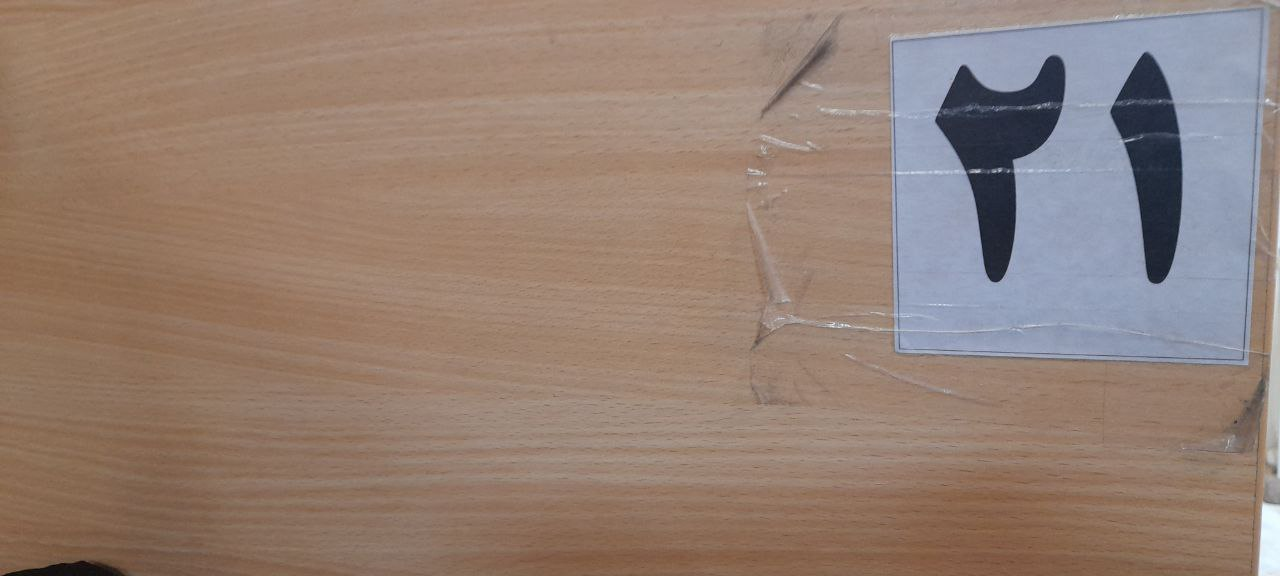
#> input picture data/sample_num.png, 1280 x 576 px, found by its file name
$ python app_adap.py
#> lines starting #> are read from the running program, lines starting #| are printed output that depends on the picture; after the words box and inside, x2 and y2 are one past the last pixel; in counts of white or black regions, pixels touching at a corner belong together
import os
import cv2

img = cv2.imread(os.path.join('.' , 'data' , 'sample_num.png'))
#> img is the input picture: shape (576, 1280, 3); mean B, G, R 115.7, 127.1, 147.8

img_gray = cv2.cvtColor(img , cv2.COLOR_BGR2GRAY)
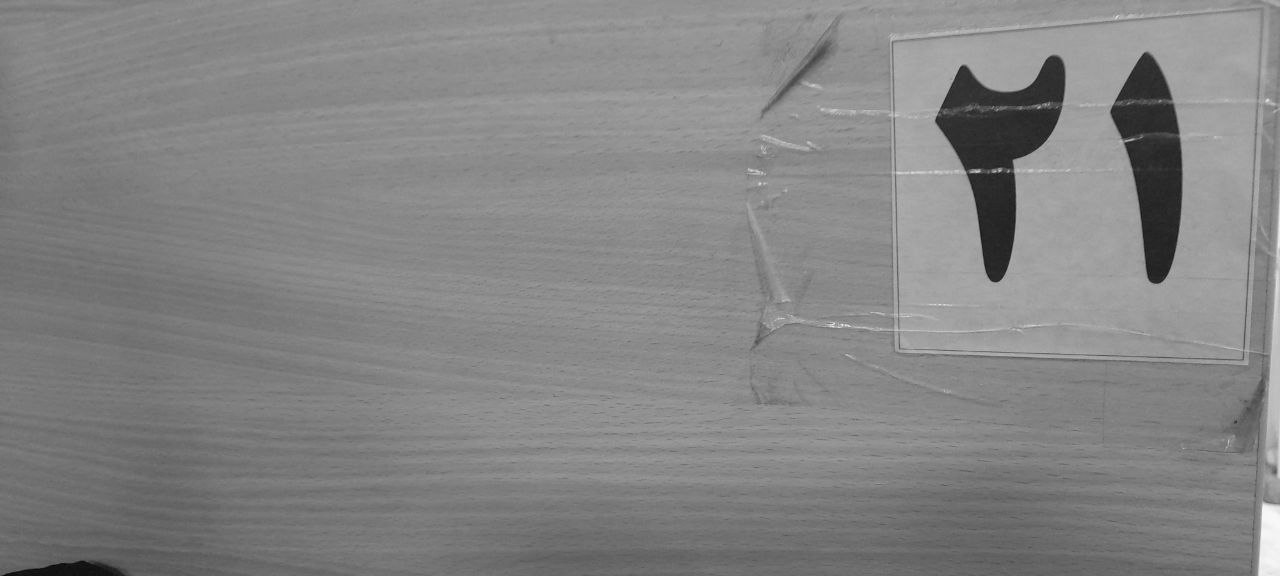
#> img_gray: shape (576, 1280); min 3, max 250, mean 132


# below this number would be 0 cuase of binary trsh
threshold = 80

cap = 255

ret , img_thrs = cv2.threshold(img_gray , threshold  , cap , cv2.THRESH_BINARY)
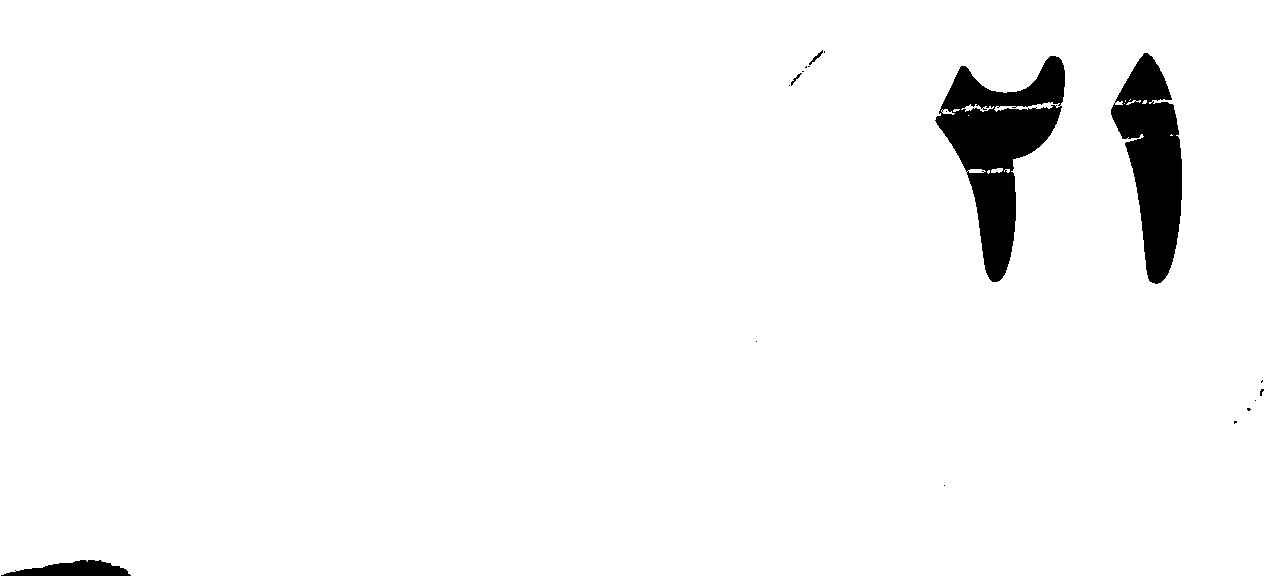
#> img_thrs: shape (576, 1280); 96.8% white; 18 black regions (13 under 20 px), largest, box (x1, y1, x2, y2) and area: (935, 56, 1065, 282) 12454, (1111, 53, 1182, 284) 9403, (1, 560, 131, 576) 1310, (809, 50, 823, 65) 48, (791, 73, 802, 86) 34
#> ret = 80
img_thrs_adap = cv2.adaptiveThreshold(img_gray , cap , cv2.ADAPTIVE_THRESH_GAUSSIAN_C , cv2.THRESH_BINARY ,21,30)
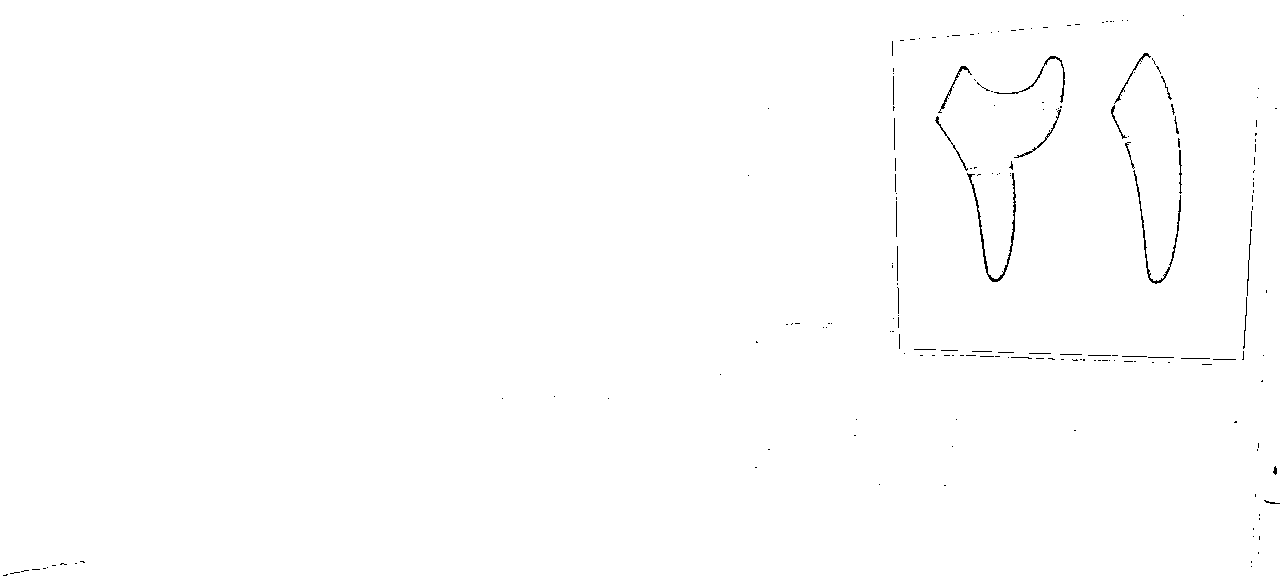
#> img_thrs_adap: shape (576, 1280); 99.6% white; black in thin lines or dots

cv2.imshow('gray ' , img_gray)
cv2.imshow('thrs' , img_thrs)
cv2.imshow('img_thrs_adap',img_thrs_adap)
cv2.waitKey(0)
cv2.destroyAllWindows()

$ run again, with data/sample_bear.png copied over data/sample_num.png
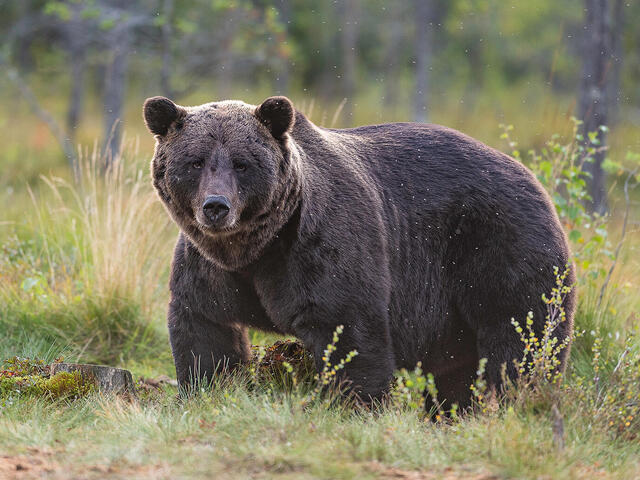
#> input picture data/sample_bear.png, 640 x 480 px, found by its file name
#> img is the input picture: shape (480, 640, 3); mean B, G, R 96.3, 117.1, 121.2
#> `ret , img_thrs = cv2.threshold(img_gray , threshold  , cap , cv2.THRES..`:
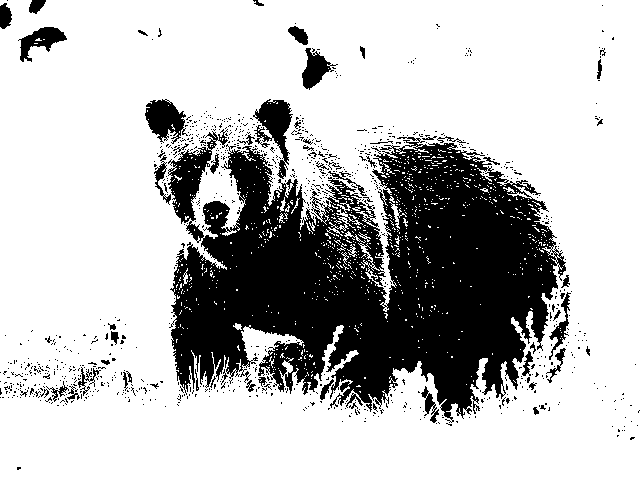
#> img_thrs: shape (480, 640); 74% white; 971 black regions (916 under 20 px), largest, box (x1, y1, x2, y2) and area: (168, 129, 566, 423) 69653, (253, 99, 293, 179) 1395, (145, 99, 188, 144) 1143
#> ret = 80
#> `img_thrs_adap = cv2.adaptiveThreshold(img_gray , cap , cv2.ADAPTIVE_TH..`:
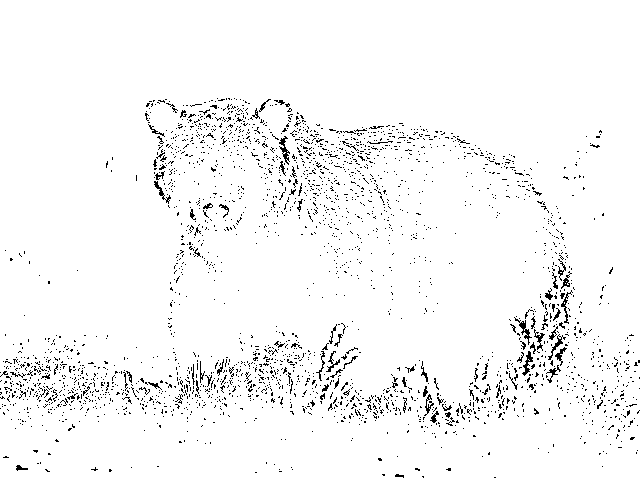
#> img_thrs_adap: shape (480, 640); 96.5% white; black in thin lines or dots, all inside (x1, y1, x2, y2) = (0, 98, 640, 478)
